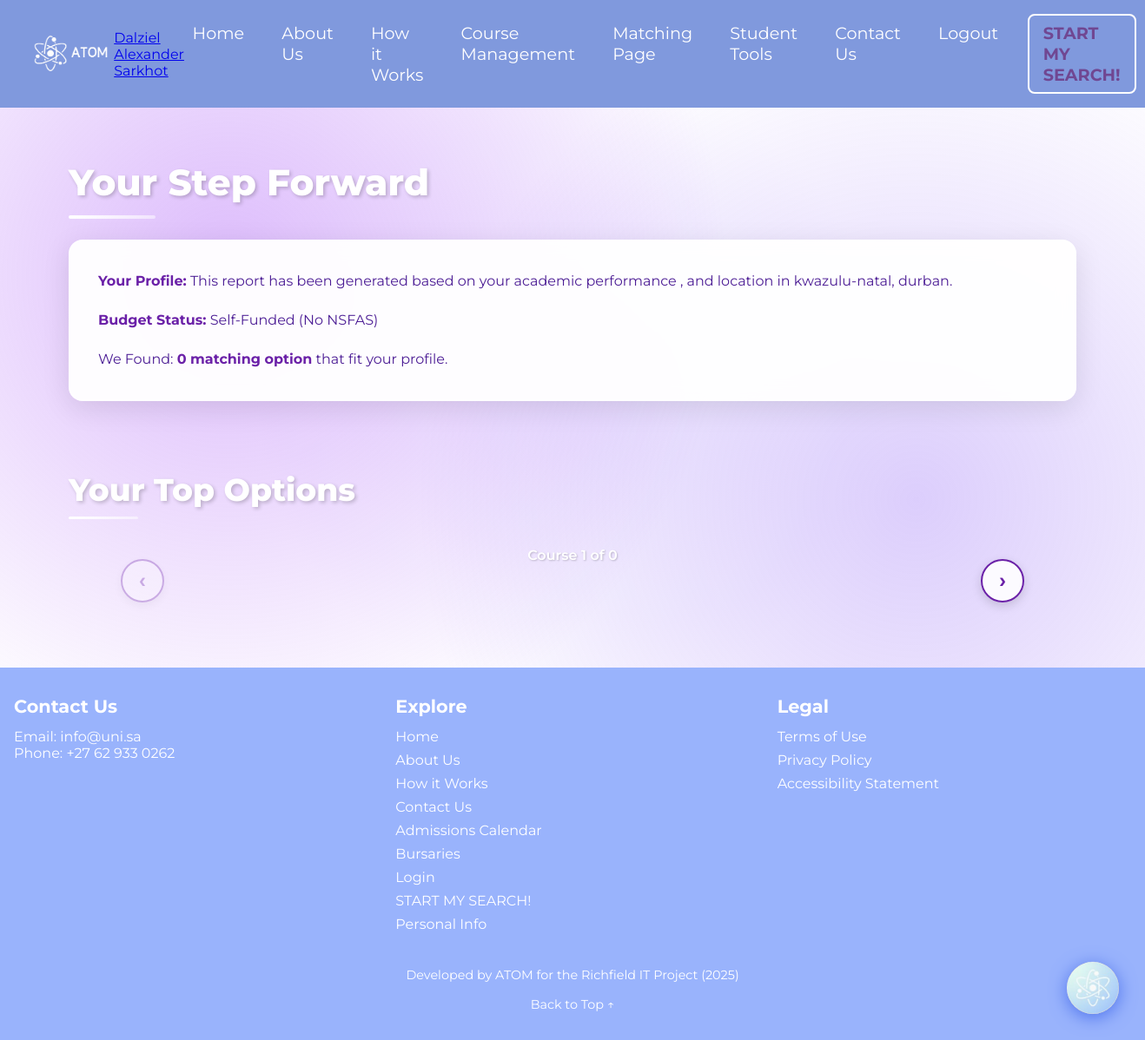
The page /matching-page (signed in) on the database its author committed.
### Database/models.py (models this page shows)
class Student(db.Model):
    __tablename__ = "student"
    student_id = db.Column(db.Integer, primary_key=True)
    email = db.Column(db.String(150), unique=True, nullable=False)
    name = db.Column(db.String(150), nullable=False)
    number = db.Column(db.String(15))
    dob = db.Column(db.Date)
    gender = db.Column(db.String(10))
    password = db.Column(db.String(200), nullable=False)
    academic_marks = db.relationship('AcademicMark', backref='student', lazy=True)
    preferences = db.relationship('Preference', backref='student', lazy=True)
    applications = db.relationship('Application', backref='student', lazy=True)

class Preference(db.Model):
    __tablename__ = 'preference'
    preference_id = db.Column(db.Integer, primary_key=True)
    student_id = db.Column(db.Integer, db.ForeignKey('student.student_id'), nullable=False)
    preferred_location = db.Column(db.String(100))
    preferred_degrees = db.Column(db.Text)  # JSON array of selected degrees
    max_tuition_fee = db.Column(db.Float)
    focus_area = db.Column(db.String(100))
    relocate = db.Column(db.String(10))          # yes/no
    study_mode = db.Column(db.String(20))        # contact/distance
    need_support = db.Column(db.String(10))      # yes/no
    support_details = db.Column(db.Text)
    career_interests = db.Column(db.Text)        # JSON string
    nsfas = db.Column(db.String(10))
    __table_args__ = (db.UniqueConstraint('student_id', 'focus_area', name='_student_focus_uc'),)

### app.py (the view, shortened to what this page needs)
@app.route('/matching-page')
def matching_page():
    student_id = session.get('student_id')
    if not student_id:
        return redirect(url_for('auth.login'))
    preferences = Preference.query.filter_by(student_id=student_id).first()
    academic_marks = AcademicMark.query.filter_by(student_id=student_id).all()
    student = db.session.get(Student, student_id)
    if not preferences or not academic_marks:
        return redirect(url_for('search.start_search'))
    pref_dict = {
        'location': preferences.preferred_location,
        'focus_area': preferences.focus_area,
        'relocate': preferences.relocate == 'yes',
        'nsfas': preferences.nsfas == 'yes',
        'study_mode': preferences.study_mode,
        'preferred_degrees': json.loads(preferences.preferred_degrees or '[]')
    }
    marks_dict = {mark.subject_name: mark.grade_or_percentage for mark in academic_marks}
    matching_programs = []
    programs = Program.query.join(University).all()
    for program in programs:
        if not pref_dict['relocate'] and program.university.province_state != pref_dict['location']:
            continue
    matching_programs.sort(key=lambda x: x['match_score'], reverse=True)
    return render_template('Search/matching_page.html',
                         matches=matching_programs,
                         preferences=pref_dict,
                         marks=marks_dict)

### app.py (called while the page is built)
@app.after_request
def add_header(response):
    response.headers["Cache-Control"] = "no-store"
    return response

### templates/Search/matching_page.html (shortened to what this page needs)
{% extends 'base.html' %}
{% block head_extras %}
  <link rel="stylesheet" href="{{ url_for('static', filename='css/matches.css') }}">
{% endblock %}
{% block content %}
<div class="matches-wrapper">
  <div class="step-forward-section">
    <div class="container">
      <h1 class="main-title">Your Step Forward</h1>
      <div class="profile-summary">
        <p class="profile-text">
          <strong>Your Profile:</strong> This report has been generated based on your academic performance
          {% if preferences and preferences.focus_area %}, interest in {{ preferences.focus_area }}{% endif %}, and location in {{ preferences.location }}.
        </p>
        <p class="budget-status">
          <strong>Budget Status:</strong> {% if preferences and preferences.nsfas %}NSFAS Eligible{% else %}Self-Funded (No NSFAS){% endif %}
        </p>
        <p class="found-matches">
          We Found: <strong>{{ matches|length }} matching option{{ matches|length > 1 and 's' or '' }}</strong> that fit your profile.
        </p>
      </div>
    </div>
  </div>
  <div class="top-options-section">
    <div class="container">
      <h2 class="section-title">Your Top Options</h2>
      <div class="course-counter">
        Course <span id="currentCourse">1</span> of <span id="totalCourses">{{ matches|length }}</span>
      </div>
      <div class="course-navigation">
        <button class="nav-button prev" id="prevBtn" disabled>‹</button>
        <button class="nav-button next" id="nextBtn">›</button>
      </div>
    </div>
  </div>
</div>
{% endblock %}

### templates/base.html (shortened to what this page needs)
<!DOCTYPE html>
<html lang="en">
<head>
  <link rel="stylesheet" href="{{ url_for('static', filename='styles.css') }}" />
  <link rel="stylesheet" href="{{url_for('static', filename='css/chat.css')}}" />
  {% block head_extras %}{% endblock %}
</head>
<body>
  <nav class="navbar">
    <a href="{{ url_for('home_page') }}"><img class="logo"
        src="{{ url_for('static', filename='img/atom-removebg-preview.png') }}" alt="uni.sa" /></a>
    {% if session.get('name') %}
    <a href="/personal-info" class="underline0">{{ session.get('name') }}</a>
    {% endif %}
    <ul>
      <li><a href="{{ url_for('home_page') }}" class="underline">Home</a></li>
      <li><a href="{{ url_for('about') }}" class="underline">About Us</a></li>
      <li>
        <a href="{{ url_for('how_it_works') }}" class="underline">How it Works</a>
      </li>
      <li>
        <a href="{{ url_for('course_management') }}" class="underline">Course Management</a>
      </li>
      <li>
        <a href="{{ url_for('matching_page') }}" class="underline">Matching Page</a>
      </li>
      <li class="dropdown">
        <a href="#">Student Tools</a>
      </li>
      <li>
        <a href="{{ url_for('contact') }}" class="underline">Contact Us</a>
      </li>
      {% if session.get('name') %}
      <li><a href="/#" class="underline" id="logoutBtn">Logout</a></li>
      {% else %}
      <li><a href="{{ url_for('login') }}" class="underline">Login</a></li>
      {% endif %}
      <li>
        <a href="{{ url_for('start_search') }}" class="special-link">START MY SEARCH!</a>
      </li>
    </ul>
  </nav>
  {% block content %}{% endblock %}
  <button class="chat-button" id="chatButton">
        <svg class="chat-button-icon" viewBox="0 0 24 24" fill="white" stroke="white" stroke-width="2">
        </svg>
    </button>
  <footer>
    <div class="footer-container">
      <div class="footer-section contact">
        <h3>Contact Us</h3>
        <p>Email: <a href="mailto:tmothilall07@gmail.com">info@uni.sa</a></p>
        <p>Phone: +27 62 933 0262</p>
      </div>
      <div class="footer-section explore">
        <h3>Explore</h3>
        <ul>
          <li><a href="{{ url_for('home_page') }}">Home</a></li>
          <li><a href="{{ url_for('about') }}">About Us</a></li>
          <li><a href="{{ url_for('how_it_works') }}">How it Works</a></li>
          <li><a href="{{ url_for('contact') }}">Contact Us</a></li>
          <li>
            <a href="{{ url_for('admissions') }}">Admissions Calendar</a>
          </li>
          <li><a href="{{ url_for('bursaries') }}">Bursaries</a></li>
          <li><a href="{{ url_for('login') }}">Login</a></li>
          <li>
            <a href="{{ url_for('start_search') }}">START MY SEARCH!</a>
          </li>
          <li><a href="{{ url_for('personal_info') }}">Personal Info</a></li>
        </ul>
      </div>
      <div class="footer-section legal">
        <h3>Legal</h3>
        <ul>
          <li><a href="{{ url_for('terms') }}">Terms of Use</a></li>
          <li><a href="{{ url_for('privacy') }}">Privacy Policy</a></li>
          <li><a href="#">Accessibility Statement</a></li>
        </ul>
      </div>
    </div>
    <p class="footer-bottom">
      Developed by ATOM for the Richfield IT Project (2025)
    </p>
    <a href="#top" class="back-to-top">Back to Top ↑</a>
  </footer>
</body>
</html>

### static/styles.css (style rules this page uses)
body { font-family: 'Montserrat', sans-serif; margin: 0; padding: 0; }
.navbar { background: #8099dd; color: #fff; padding: 1rem 2rem; display: flex; align-items: center; justify-content: space-between; }
.navbar .logo { font-size: 2rem; font-weight: bold; letter-spacing: 2px; height: 55px; width: auto; }
.navbar a .logo { transition: transform 0.3s; }
.navbar ul { list-style: none; display: flex; gap: 1.5rem; margin: 0; padding: 0; }
.navbar ul li { position: relative; }
.navbar ul li a { color: #ffffff; text-decoration: none; font-size: 1.2rem; position: relative; padding: 10px 0.6rem; transition: color 0.2s; display: inline-block; }
.navbar ul li a.underline::after { content: ""; position: absolute; left: 0; bottom: 0; width: 0; height: 2px; background-color: #7d2ed8; transition: width 0.3s ease-in-out; }
.navbar ul li a.special-link { border: 2px solid #ffffff; color: #704792; padding: 0.5rem 1rem; border-radius: 8px; font-weight: bold; text-decoration: none; transition: background 0.3s, color 0.3s, transform 0.3s; }
.dropdown { position: relative; }
footer { background-color: #99b3fc; color: white; padding: 2rem 1rem; text-align: left; font-family: 'Montserrat', sans-serif; }
.footer-container { display: flex; flex-wrap: wrap; gap: 2rem; justify-content: space-between; }
.footer-section { flex: 1 1 200px; }
.footer-section h3 { font-size: 1.3rem; margin-bottom: 0.8rem; color: white; }
.footer-section ul { list-style: none; padding: 0; margin: 0; }
.footer-section ul li { margin-bottom: 0.5rem; }
.footer-section a { color: white; text-decoration: none; transition: color 0.3s; }
.footer-bottom { margin-top: 2rem; text-align: center; font-size: 0.9rem; }
.back-to-top { display: block; margin: 1rem auto 0 auto; text-align: center; color: white; text-decoration: none; font-size: 0.9rem; }

### static/css/chat.css (style rules this page uses)
.chat-button { position: fixed; bottom: 30px; right: 30px; width: 60px; height: 60px; border-radius: 50%; border: none; box-shadow: 0 4px 20px rgb(79, 116, 238); cursor: pointer; display: flex; align-items: center; justify-content: center; z-index: 1000; transition: all 0.3s ease; animation: pulse 2s infinite; }
.chat-button-icon { width: 180px; height: 200px; background: url(../img/home/ATOM_LOGO.png) no-repeat center/cover; transition: transform 0.3s ease; }

### rows shown on the page
Student: get "Dalziel Alexander Sarkhot"
Preference: location "kwazulu-natal, durban"

### other values the page prints
{{ matches|length }} "0"
